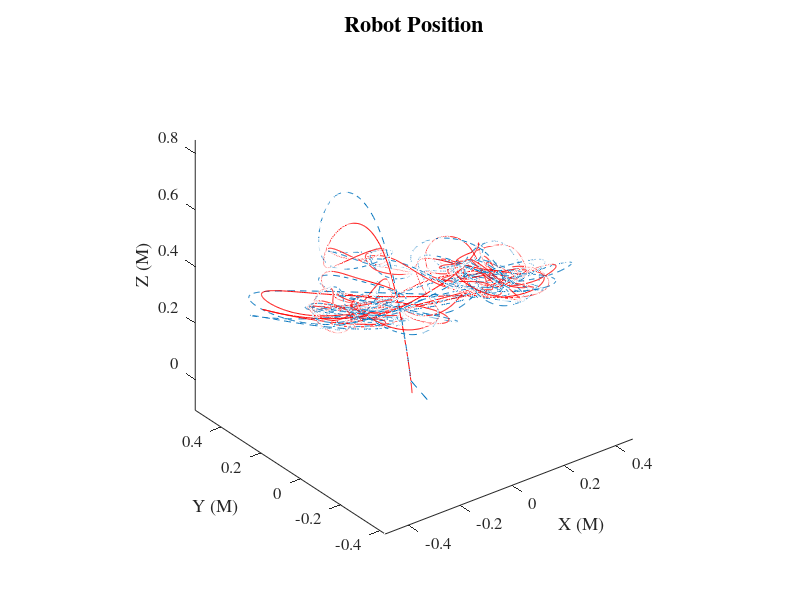
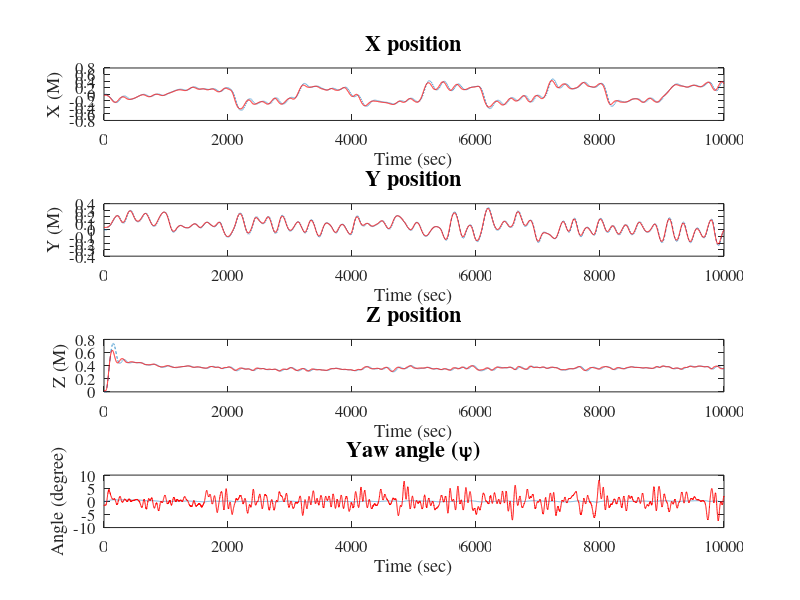
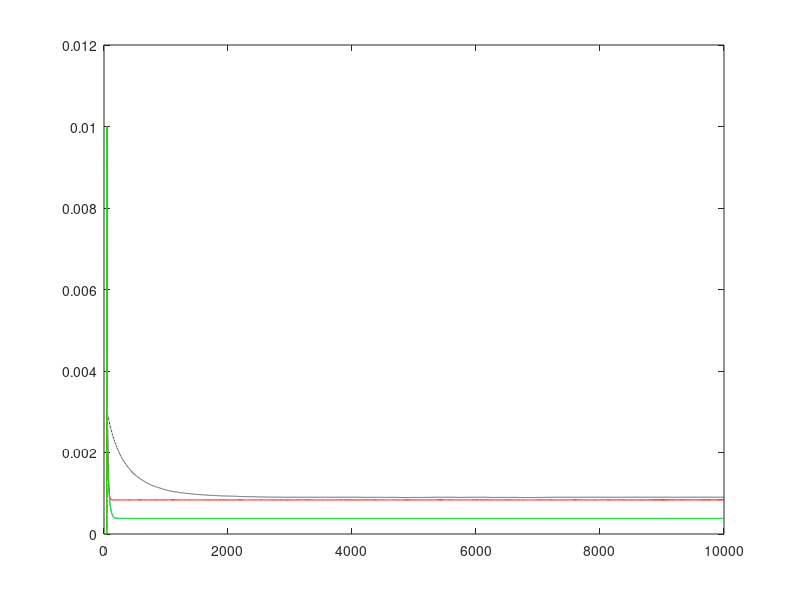

Write the MATLAB code that produced these figures, in order.
%% Project 2  Part1 and 2
% -------------------------
% CMPE 245 - Spring, 2016
% Chien-Pin Chen
% 05/30/2016
% MATLAB script for Project 2
% --------------------------
clear all;

%laod data
load data3D.mat;


% setting parameter
g = 9.81;

R = [.1^2 0 0 0;
     0 .1^2 0 0;
     0 0 .1^2 0;
     0 0 0 1];

Q = eye(4);

% setting initial x_0, P_0
x0 = xm(45);
y0 = ym(45);
z0 = zm(45);
dx0 = (xm(45)-xm(44))/dtrec(45);
dy0 = (ym(45)-ym(44))/dtrec(45);
dz0 = (zm(45)-zm(44))/dtrec(45);
yaw0 = yawm(45);
Ex0 = [ x0 y0 z0 dx0 dy0 dz0 yaw0]';

P11 = 0.1^2%1.225*.1;    % var{x}
P22 = P11;      % var{y}
P33 = P11;      % var{z}
P44 = 2*P11/(0.0085^2);
P55 = 2*P11/(0.0085^2);
P66 = 2*P11/(0.0085^2);
P14 = P11;
P25 = P11;
P36 = P11;
P12 = 0;        % temp set to zero
P13 = 0;        % temp set to zero
P23 = 0;        % temp set to zero
P45 = 0;        % temp set to zero
P46 = 0;        % temp set to zero
P56 = 0;        % temp set to zero
Px0 = eye(length(Ex0)) * P11;

Px0(4,4) = 2*P11/(0.0085^2);
Px0(5,5) = 2*P11/(0.0085^2);
Px0(6,6) = 2*P11/(0.0085^2);
Px0(7,7) = 10*(pi/180)^2;%0.5^2;
Px0(1,4) = P11;
Px0(4,1) = Px0(1,4);
Px0(2,5) = P11;
Px0(5,2) = Px0(2,5);
Px0(3,6) = P11;
Px0(6,3) = Px0(3,6);


% array to storge E{x_k} and P_k after update 
Ex_k = zeros(length(Ex0), length(xm)+1);
P_k = zeros(length(Ex0), length(Ex0), length(xm)+1);
S = 0;  % compute c0 part2
i_sum = 0;

% Use Extend Kalman Filter (EKF)
Ex_k(:,45) = Ex0;
P_k(:,:,45) = Px0;

% start from 45
for k = 45 : length(zm)
    % Prediction
    % discrete method

    x4 = Ex_k(4, k);     
    x5 = Ex_k(5, k);
    x6 = Ex_k(6, k);
    rol = roll(k);
    pit = pitch(k);
    x7 = yawm(k);
    dt = dtrec(k);
    
    s = (255/6000) * thrust(k);
    c0 = 1e+4; % Part2: tuning c0 to get min. residual
    c = (0.000409*s^2+0.1405*s-0.099)/c0;
    % c = 1; % uncomment for part1
    f = [x4; x5; x6;
         c*g*( sind(x7)*sind(rol) + cosd(x7)*cosd(rol)*sind(pit) );
         c*g*( sind(x7)*cosd(rol)*sind(pit) -cosd(x7)*sind(rol) );
         c*(g*cosd(rol)*cosd(pit) - g);
         0]*dt; 
    
    phi = [1 0 0 dt 0 0 0;
           0 1 0 0 dt 0 0;
           0 0 1 0 0 dt 0;
           0 0 0 1 0 0 dt*c*g*( cosd(x7)*sind(rol)-sind(x7)*cosd(rol)*sind(pit) );
           0 0 0 0 1 0 dt*c*g*( cosd(x7)*cosd(rol)*sind(pit)+sind(x7)*sind(pit) );
           0 0 0 0 0 1 0;
           0 0 0 0 0 0 1];
    
    ga = [0 0 0 0;
          0 0 0 0;
          0 0 0 0;
          .1*sqrt(dt) 0 0 0;
          0 .5*sqrt(dt) 0 0;
          0 0 .1*sqrt(dt) 0;
          0 0 0 0.01*sqrt(dt)];
    
    Ex_k(:, k+1) = Ex_k(:, k)+f;
    P_k(:,:,k+1) = phi*P_k(:,:,k)*phi'+ ga*Q*ga';
    
    % Observation
    H = [ 1, 0, 0, 0, 0, 0, 0;
          0, 1, 0, 0, 0, 0, 0;
          0, 0, 1, 0, 0, 0, 0;
          0, 0, 0, 0, 0, 0, 1];
    x_k1 = [Ex_k(1,k+1) Ex_k(2,k+1) Ex_k(3,k+1) 0 0 0 Ex_k(7,k+1)]';
    z_k1 = [xm(k) ym(k) zm(k) yawm(k)]';
    
    % part2 compute c0
    S = S + sum( (z_k1(1:3)-x_k1(1:3)).^2 );
    i_sum = i_sum+1;
    
    %update K and P(+)
    K = P_k(:,:,k+1) * H'/(H*P_k(:,:,k+1)*H'+R);
    P_k(:,:,k+1) = (eye(length(Ex0)) - K*H)*P_k(:,:,k+1);
    Ex_k(:,k+1) = Ex_k(:,k+1) + K*(z_k1 - H*x_k1);
    
end

% get average of S (part2)
S_ave = S/i_sum;

% plot results of EKF
figure;
%subplot(2,1,1);
plot3(Ex_k(1,:), Ex_k(2,:), Ex_k(3,:),'--','DisplayName','Predicted Position');
hold on;
plot3(xm, ym, zm, 'r', 'DisplayName','Measurement Position');
axis equal;
xlabel('X (M)','FontSize',12,'FontName','Times');
ylabel('Y (M)','FontSize',12,'FontName','Times');
zlabel('Z (M)','FontSize',12,'FontName','Times');
h_f1 = gca;         % get handle value (pointer) of above canvs
set(h_f1, 'fontsize', 12, 'FontName','Times');
%legend('show');
title('Robot Position','FontSize',16)



figure;
subplot(4,1,1);
plot(Ex_k(1,:),'--','DisplayName','Predicted X');
hold on
plot(xm, 'r', 'DisplayName','Measurement X');
xlabel('Time (sec)','FontSize',12,'FontName','Times');
ylabel('X (M)','FontSize',12,'FontName','Times');
h_f2 = gca;         % get handle value (pointer) of above canvs
set(h_f2, 'fontsize', 12, 'FontName','Times');
%legend('show')
title('X position','FontSize',16)

subplot(4,1,2);
plot(Ex_k(2,:),'--','DisplayName','Predicted Y');
hold on
plot(ym, 'r', 'DisplayName','Measurement Y');
xlabel('Time (sec)','FontSize',12,'FontName','Times');
ylabel('Y (M)','FontSize',12,'FontName','Times');
h_f3 = gca;         % get handle value (pointer) of above canvs
set(h_f3, 'fontsize', 12, 'FontName','Times');
%legend('show')
title('Y position','FontSize',16)

subplot(4,1,3);
plot(Ex_k(3,:),'--','DisplayName','Predicted Z');
hold on
plot(zm, 'r', 'DisplayName','Measurement Z');
xlabel('Time (sec)','FontSize',12,'FontName','Times');
ylabel('Z (M)','FontSize',12,'FontName','Times');
h_f4 = gca;         % get handle value (pointer) of above canvs
set(h_f4, 'fontsize', 12, 'FontName','Times');
%legend('show')
title('Z position','FontSize',16)

subplot(4,1,4);
plot(Ex_k(7,:),'--','DisplayName','Predicted Yaw');
hold on
plot(yawm, 'r', 'DisplayName','Measurement Yaw');
xlabel('Time (sec)','FontSize',12,'FontName','Times');
ylabel('Angle (degree)','FontSize',12,'FontName','Times');
h_f5 = gca;         % get handle value (pointer) of above canvs
set(h_f5, 'fontsize', 12, 'FontName','Times');
%legend('show')
title('Yaw angle (\psi)','FontSize',16)


% plot variance of expected yaw
var_x = reshape(P_k(1,1,:), 1, []);
var_y = reshape(P_k(2,2,:), 1, []);
var_z = reshape(P_k(3,3,:), 1, []);
var_yaw = reshape(P_k(7,7,:), 1, []);
figure
plot(var_yaw, 'k-.','DisplayName','VAR \psi');
hold on
plot(var_x, 'DisplayName','VAR x');
plot(var_y, 'r', 'DisplayName','VAR y');
plot(var_z, 'g','DisplayName','VAR z');


   
